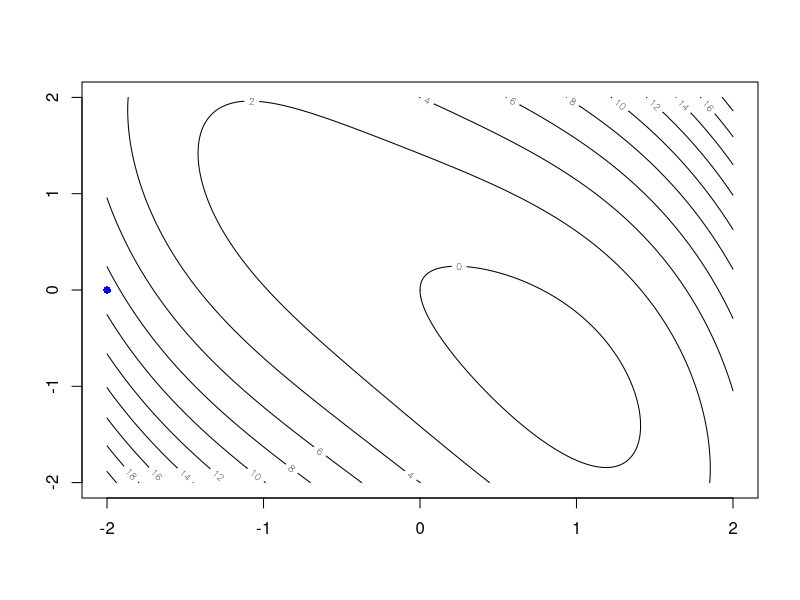
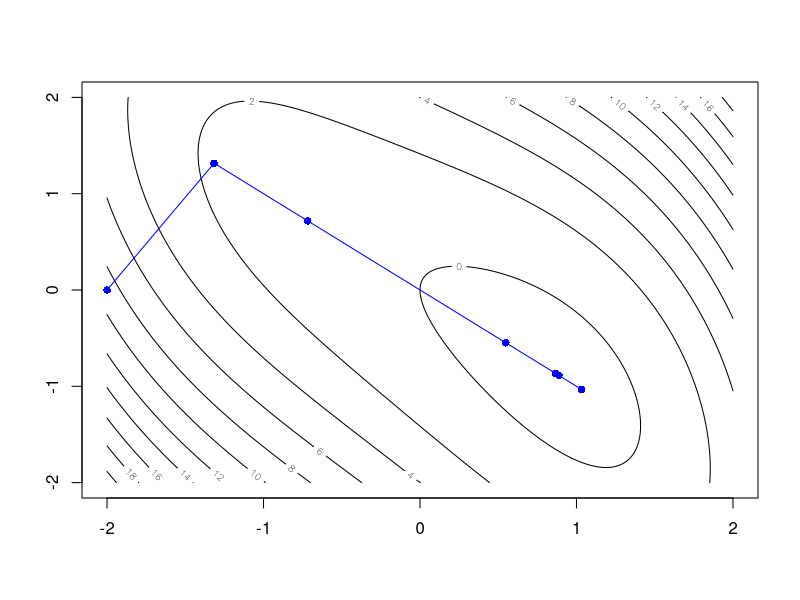
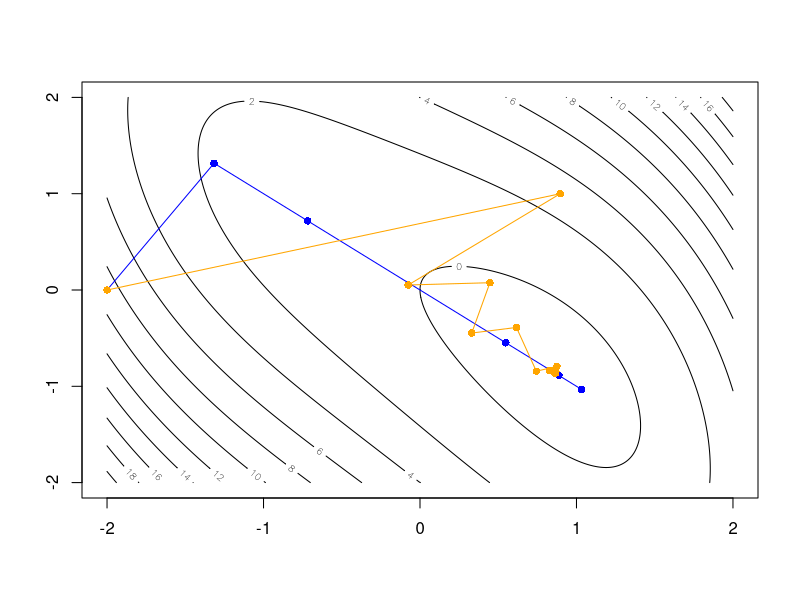

Reproduce these figures in R, in order.
## ---- chunk 1
f <- function(x){
  x[1]^4/4 - sin(x[1]) + (x[1] + x[2])^2
}

fp <- function(x){
  c(x[1]^3 - cos(x[1]) + 2*(x[1] + x[2]),
    2*(x[1] + x[2]))
}

Hf <- function(x){
  matrix(c(3*x[1]^2 + sin(x[1]) + 2, 2,
           2, 2), nrow=2)
}
## ---- chunk 2
x <- seq(-2, 2, by=0.005)
y <- seq(-2, 2, by=0.005)
z <- matrix(nrow=length(x), ncol=length(y))
for(i in 1:nrow(z)){
  for(j in 1:ncol(z)){
    z[i,j] <- f(c(x[i], y[j]))
  }
}

contour(x, y, z)

xk <- c(-2, 0)
points(xk[1], xk[2], pch=16, col="blue")
## ---- chunk 3
xk <- c(-2, 0)
update_vals <- xk
iter_count <- 0
while(sqrt(sum(fp(xk)^2)) > 0.0001){
  xk <- xk - c(solve(Hf(xk)) %*% fp(xk))
  iter_count <- iter_count + 1
  update_vals <- rbind(update_vals, xk)
}

xk
iter_count
## ---- chunk 4
contour(x, y, z)
points(update_vals, pch=16, col="blue")
lines(update_vals, pch=16, col="blue")
## ---- chunk 5
xk <- c(-2, 0)
update_vals_grad <- xk
c1 <- 0.0001
iter_count <- 0
while(sqrt(sum(fp(xk)^2)) > 0.0001){
  alpha <- 1
  while(f(xk - alpha*fp(xk)) > f(xk) - c1*alpha*sum(fp(xk)^2)){
    alpha <- 0.5*alpha
  }
  
  xk <- xk - alpha*fp(xk)
  update_vals_grad <- rbind(update_vals_grad, xk)
  iter_count <- iter_count + 1
}

xk
## ---- chunk 6
iter_count
## ---- chunk 7
contour(x, y, z)
points(update_vals, pch=16, col="blue")
lines(update_vals, pch=16, col="blue")
points(update_vals_grad, pch=16, col="orange")
lines(update_vals_grad, col="orange")
